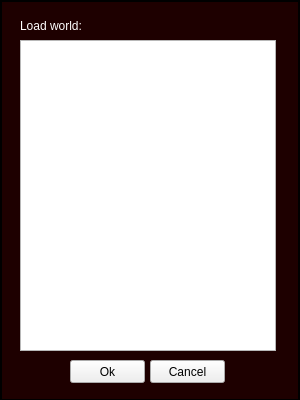
<?xml version="1.0" encoding="UTF-8"?>
<ui version="4.0">
 <class>loadWorldDialog</class>
 <widget class="QWidget" name="loadWorldDialog">
  <property name="geometry">
   <rect>
    <x>0</x>
    <y>0</y>
    <width>300</width>
    <height>400</height>
   </rect>
  </property>
  <property name="windowTitle">
   <string>Form</string>
  </property>
  <widget class="QPushButton" name="Cancel">
   <property name="geometry">
    <rect>
     <x>150</x>
     <y>360</y>
     <width>75</width>
     <height>23</height>
    </rect>
   </property>
   <property name="text">
    <string>Cancel</string>
   </property>
  </widget>
  <widget class="QPushButton" name="Ok">
   <property name="geometry">
    <rect>
     <x>70</x>
     <y>360</y>
     <width>75</width>
     <height>23</height>
    </rect>
   </property>
   <property name="text">
    <string>Ok</string>
   </property>
  </widget>
  <widget class="QLabel" name="label">
   <property name="geometry">
    <rect>
     <x>20</x>
     <y>10</y>
     <width>251</width>
     <height>31</height>
    </rect>
   </property>
   <property name="styleSheet">
    <string notr="true">border: 0; color: white;</string>
   </property>
   <property name="text">
    <string>Load world:</string>
   </property>
  </widget>
  <widget class="QLabel" name="label_2">
   <property name="geometry">
    <rect>
     <x>0</x>
     <y>0</y>
     <width>300</width>
     <height>401</height>
    </rect>
   </property>
   <property name="styleSheet">
    <string notr="true">border: 2px solid black; padding: 5px; background: rgb(30, 0, 0)</string>
   </property>
   <property name="text">
    <string/>
   </property>
  </widget>
  <widget class="QListWidget" name="listWidget">
   <property name="geometry">
    <rect>
     <x>20</x>
     <y>40</y>
     <width>256</width>
     <height>311</height>
    </rect>
   </property>
   <property name="styleSheet">
    <string notr="true"/>
   </property>
   <property name="verticalScrollBarPolicy">
    <enum>Qt::ScrollBarAsNeeded</enum>
   </property>
   <property name="horizontalScrollBarPolicy">
    <enum>Qt::ScrollBarAlwaysOff</enum>
   </property>
  </widget>
  <zorder>label_2</zorder>
  <zorder>Cancel</zorder>
  <zorder>Ok</zorder>
  <zorder>label</zorder>
  <zorder>listWidget</zorder>
 </widget>
 <resources/>
 <connections/>
</ui>
